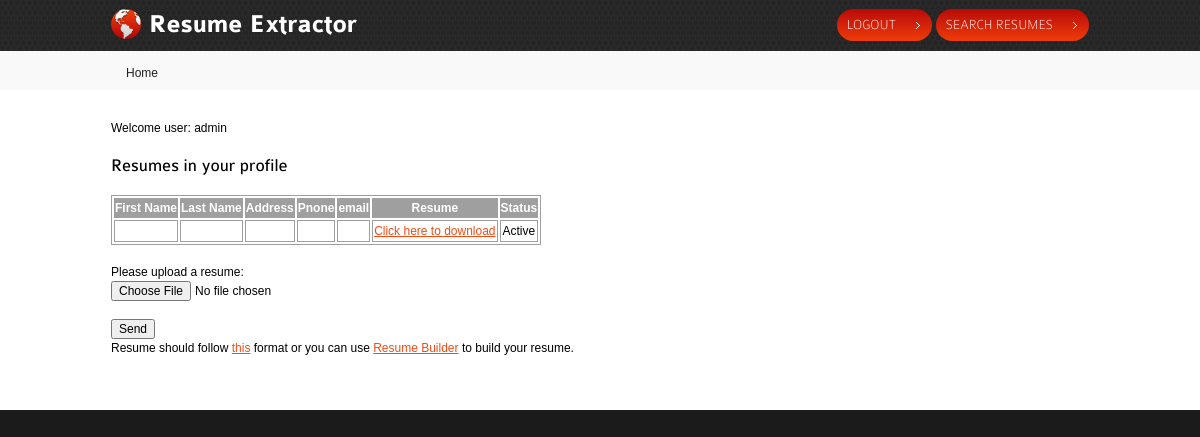
The page /test.php (signed in) on the database as committed earlier.
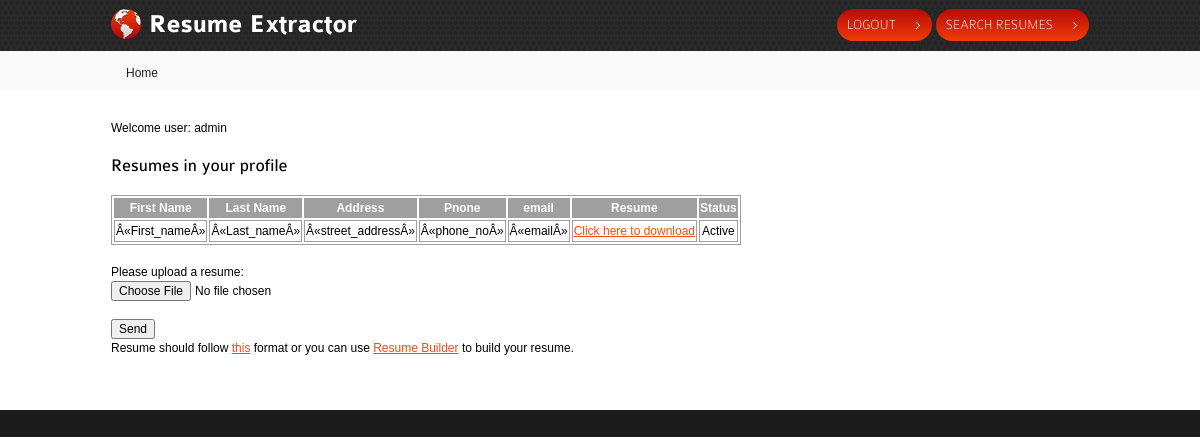
The same page on the database as committed later.
### tables this page shows
CREATE TABLE IF NOT EXISTS `users` (
  `uid` int(10) NOT NULL AUTO_INCREMENT,
  `name` varchar(60) NOT NULL,
  `pass` varchar(128) NOT NULL,
  `mail` varchar(200) NOT NULL,
  PRIMARY KEY (`uid`),
  UNIQUE KEY `name` (`name`),
  UNIQUE KEY `mail` (`mail`)
);

CREATE TABLE IF NOT EXISTS `resume` (
  `uid` int(11) NOT NULL,
  `rid` int(11) NOT NULL AUTO_INCREMENT,
  `last_name` varchar(20) NOT NULL,
  `first_name` varchar(20) NOT NULL,
  `address` varchar(200) NOT NULL,
  `city` varchar(20) NOT NULL,
  `state` varchar(20) NOT NULL,
  `zip` varchar(20) NOT NULL,
  `phone` varchar(20) NOT NULL,
  `email` varchar(20) NOT NULL,
  `degree` varchar(20) NOT NULL,
  `college` varchar(20) NOT NULL,
  `college_dates` varchar(20) NOT NULL,
  `awards` varchar(1000) NOT NULL,
  `skills` varchar(1000) NOT NULL,
  `experience` varchar(20) NOT NULL,
  `location` varchar(200) NOT NULL,
  PRIMARY KEY (`rid`),
  KEY `uid` (`uid`)
);

### include/bootstrap.php (called while the page is built, shortened)
<?php
if(isset($_SESSION['user_type']))
{
$uid = $_SESSION['uid'];
}
?>

### test.php (the view, shortened to what this page needs)
 <?php
require_once('include/bootstrap.php');
?>
<!DOCTYPE html>
<html lang="en">
<head>
	<link rel="stylesheet" href="css/reset.css" type="text/css" media="all">
	<link rel="stylesheet" href="css/grid.css" type="text/css" media="all">
	<link rel="stylesheet" href="css/style.css" type="text/css" media="all">
	<link rel="stylesheet" href="css/jquery-ui-1.8.5.custom.css" type="text/css" media="all">
</head>
<body>
	<header>
		<nav>
			<div class="container">
				<div class="wrapper">
					<h1><a href="index.php"><strong>Resume Extractor</strong></a></h1>
					<ul>
                                            <?php
                                            if(isset($_SESSION['user_type']))
                                            {
                                            print '<li><a href="logout.php" class="current">logout</a></li>';
                                            }
                                            if($_SESSION['uid'] == 1)
                                            {
                                            print '<li><a href="search_form.php" class="current">Search Resumes</a></li>';
                                            }
                                            ?>
					</ul>
				</div>
			</div>
		</nav>
		<section class="adv-content">
			<div class="container">
				<ul class="breadcrumbs">
					<li>Home</li>
				</ul>
			</div>
		</section><div class="ic">More Website Templates at TemplateMonster.com!</div>
	</header>
	<section id="content">
	<div class="top">
			<div class="container">
                            <?php require_once'include/bootstrap.php';
                           $result =  mysql_query("select * from users where uid = '$uid'");
                           $obj = mysql_fetch_object($result);
                           echo "Welcome user: ".$obj->name;
                           print '<br />';
                           $result = mysql_query("select * from resume where uid = '$uid' order by time desc");
                           print '<h3 >Resumes in your profile</h3>';
                          print '<table >';
                          print '
                              <th>First Name</th>
                              <th>Last Name</th>
                              <th>Address</th>
                              <th>Pnone</th>
                              <th>email</th>
                              <th>Resume</th>
                              <th>Status</th>
                              </tr>';
                          $row = mysql_fetch_object($result);
  print "<tr>
       <td> ".$row->first_name."</td>
            <td>". $row->last_name."</td>
                 <td>". $row->address."</td>
                      <td>". $row->phone."</td>
                           <td>". $row->email ."</td>
                                      <td> <a href=". $row->location."> Click here to download</a></td>";
  print"<td>";
  if($row->status==1)
          {
   print"Active" ;
          }
          else
          {
              print " Not active";
          }
        print"  </td>  </tr>
  ";
  print'</table> </br>';
      print '		<form action="fileUpload.php"
enctype="multipart/form-data" method="post">
<p>
Please upload a resume:<br>
<input type="file" name="file" size="40">
</p>
<div>
<input type="submit" value="Send">
</div>
<p> Resume should follow <a href="http://office.microsoft.com/en-us/templates/basic-resume-template-TC102716871.aspx">this</a> format
    or you can use <a href="form.html">Resume Builder</a> to build your resume.
</p>
</form>';
                            ?>
</div>
</div>
	</section>
	<footer>
		<div class="container">
		</div>
	</footer>
</body>
</html>

### css/grid.css (style rules this page uses)
.container { width: 978px; margin: 0 auto; position:relative; }

### css/style.css (style rules this page uses)
article, aside, audio, canvas, command, datalist, details, embed, figcaption, figure, footer, header, hgroup, keygen, meter, nav, output, progress, section, source, video { display:block }
body { background:url(../images/body-bg.gif) #1b1b1b;font-family:Arial, Helvetica, sans-serif;font-size:100%;line-height:1.125em;color:black }
html { min-width:980px }
html, body { height:100% }
.container { font-size:.75em }
header { overflow:hidden;background:url(../images/header-pattern.gif) #1f1f1f }
#content .top { background:#fff;padding:29px 0 35px 0 }
.wrapper { width:100%;overflow:hidden }
input, select, textarea { font-family:Arial, Helvetica, sans-serif;font-size:1em;vertical-align:middle;font-weight:normal }
p { margin-bottom:1.5em }
a { color:#f24c15;outline:none }
h3 { font-size:18px;line-height:1.2em;font-family:'ColaborateRegular';font-weight:normal;margin-bottom:1em }
header h1 { background:url(../images/logo.png) no-repeat 0 0;padding:2px 0 0 38px;font-family:'ColaborateThinRegular';font-size:26px;line-height:1.2em;color:#fff;font-weight:normal;float:left }
header h1 a { color:#fff;text-decoration:none }
header h1 strong { font-family:'ColaborateBoldRegular';font-weight:normal }
header nav { padding:7px 0 10px 0 }
header nav ul { float:right;padding:2px 0 0 0 }
header nav ul li { float:left;padding-left:4px }
header nav ul li a { position:relative;float:left;font-size:14px;color:#fff;text-decoration:none;font-family:'ColaborateThinRegular';text-transform:uppercase;height:32px;line-height:32px;background-color:#181717;padding:0 36px 0 10px;border-radius:17px;-moz-border-radius:17px;-webkit-border-radius:17px }
header nav ul li a:hover, header nav ul li a.current { background-image:-moz-linear-gradient(top, #ee3c09, #b90a09); background-image:-webkit-gradient(linear,left bottom,left top,color-stop(0, #ee3c09),color-stop(1, #b90a09)); filter: progid:DXImageTransform.Microsoft.gradient(startColorstr='#ee3c09', endColorstr='#b90a09'); -ms-filter:"progid:DXImageTransform.Microsoft.gradient(startColorstr='#ee3c09', endColorstr='#b90a09')"; }
header nav ul li a:after { content:'';display:block;position:absolute;right:12px;top:13px;width:4px;height:7px;background:url(../images/arrow1.gif) no-repeat 0 0 }
header .adv-content { overflow:hidden;background:#f9f9f9;padding:10px 0 8px 0 }
header .breadcrumbs { float:left;padding:3px 0 0 10px }
header .breadcrumbs li { display:inline;color:#212121;padding-left:5px }
footer .container { color:#fff;font-size:16px;line-height:1.2em;padding:16px 0 16px 0;font-family:'ColaborateThinRegular' }

Rows that differ between the two databases and show on the page:
now on this page (row edited): resume: first_name "Â«First_nameÂ»", last_name "Â«Last_nameÂ»", address "Â«street_addressÂ»", phone "Â«phone_noÂ»", email "Â«emailÂ»"
